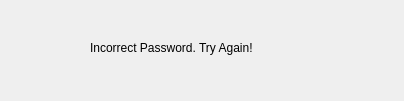
<?xml version="1.0" encoding="UTF-8"?>
<ui version="4.0">
 <class>Dialog</class>
 <widget class="QDialog" name="Dialog">
  <property name="geometry">
   <rect>
    <x>0</x>
    <y>0</y>
    <width>404</width>
    <height>101</height>
   </rect>
  </property>
  <property name="windowTitle">
   <string>Dialog</string>
  </property>
  <widget class="QLabel" name="label">
   <property name="geometry">
    <rect>
     <x>90</x>
     <y>40</y>
     <width>331</width>
     <height>16</height>
    </rect>
   </property>
   <property name="text">
    <string>Incorrect Password. Try Again!</string>
   </property>
  </widget>
 </widget>
 <resources/>
 <connections/>
</ui>
